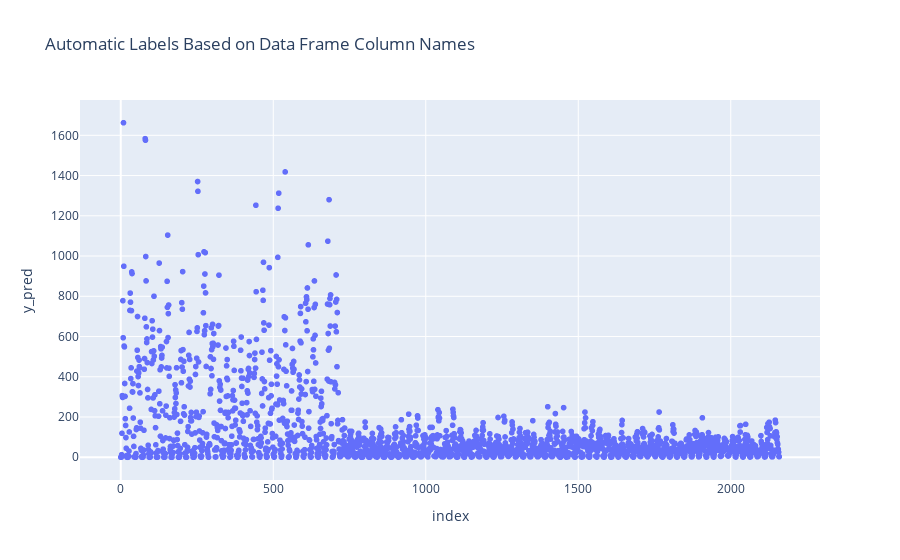

The notebook cell saved with this chart:
### Code cell
fig = px.scatter(tp.reset_index(), x="index", y="y_pred",
                title="Automatic Labels Based on Data Frame Column Names")
fig.show()

### Figure 1 — Plotly figure (JSON) as saved in the notebook; plotly's stock layout.template omitted (floating-point values rounded to 4 significant figures; data arrays with more than 128 entries replaced by an {"elided": "..."} marker saying what was removed)
{"data": [{"hovertemplate": "index=%{x}<br>y_pred=%{y}<extra></extra>", "legendgroup": "", "marker": {"color": "#636efa", "symbol": "circle"}, "mode": "markers", "name": "", "showlegend": false, "type": "scattergl", "x": {"elided": "2160 int values"}, "xaxis": "x", "y": {"elided": "2160 float values"}, "yaxis": "y"}], "layout": {"legend": {"tracegroupgap": 0}, "title": {"text": "Automatic Labels Based on Data Frame Column Names"}, "xaxis": {"anchor": "y", "domain": [0, 1], "title": {"text": "index"}}, "yaxis": {"anchor": "x", "domain": [0, 1], "title": {"text": "y_pred"}}}}
